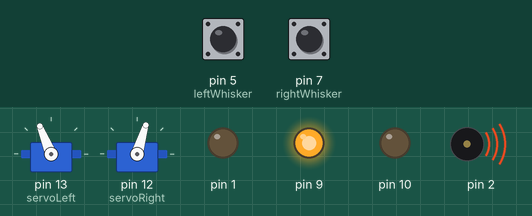
The sketch below on a simulated Arduino Uno, built with avr-gcc and run on an emulated ATmega328P. Parts: 2 × servo, output pins drawn as LEDs (lit = HIGH), buzzer (waves = sounding). Inputs (shaded band) come from the test bench; at power-on: pin 5 (leftWhisker) HIGH, pin 7 (rightWhisker) HIGH.

Above: at 1.2 s.
1.3 s: pin 5 (leftWhisker) pulled LOW for 0.25 s
At 3.9 s:
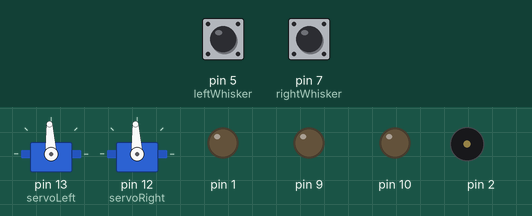
4.5 s: pin 7 (rightWhisker) pulled LOW for 1 s
At 6.6 s:
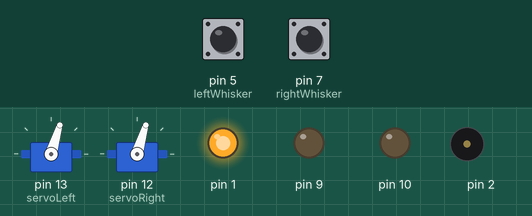
7.5 s: pin 7 (rightWhisker) pulled LOW for 3.2 s
At 9.5 s:
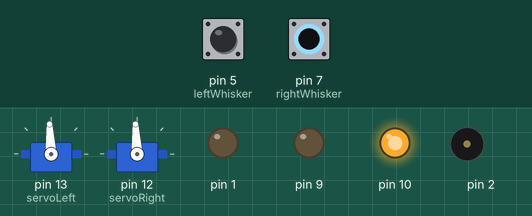
12.2 s: pin 5 (leftWhisker) pulled LOW for 1 s
At 14.1 s:
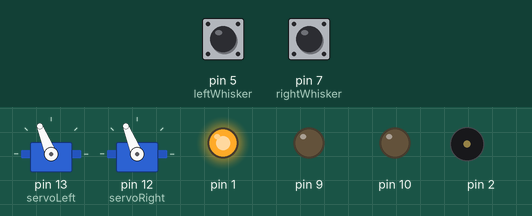
Timing chart, 0 to 16.8 s (numbered marks = the images above; inputs shaded):
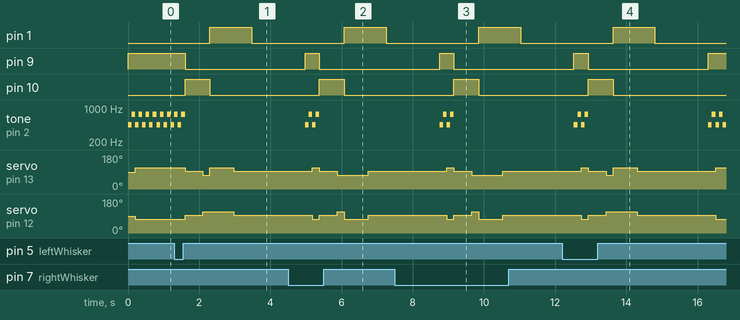

The sketch:

Riya-Escape-Bot.ino
```cpp
#include <Servo.h>
Servo servoRight;
Servo servoLeft;

int leftWhisker = 5;
int rightWhisker = 7;

void straight () {
  digitalWrite (9, HIGH);
  tone(2,450);
  delay (100);
  tone (2, 750);
  delay (100);
  servoLeft.writeMicroseconds (1700);
  servoRight.writeMicroseconds (1300);
}

void turnright () {
  noTone(2);
  digitalWrite (9, LOW);
  digitalWrite (10, HIGH);
  servoLeft.writeMicroseconds (1500);
  servoRight.writeMicroseconds (1500) ;
  delay (500) ;
  servoLeft.writeMicroseconds (1300);
  servoRight.writeMicroseconds (1700);
  delay (200) ;
  digitalWrite (10, LOW);
  digitalWrite (1, HIGH);
  servoLeft.writeMicroseconds (1300); // turn counterclockwise
  servoRight.writeMicroseconds (1300);
  delay(675);
  servoLeft.writeMicroseconds (1500);
  servoRight.writeMicroseconds (1500);
  delay(500);
  digitalWrite (1, LOW);
}

void turnleft () {
  noTone(2);
  digitalWrite (9, LOW);
  digitalWrite (10, HIGH);
  servoLeft.writeMicroseconds (1500);
  servoRight.writeMicroseconds (1500) ;
  delay (500) ;
  servoLeft.writeMicroseconds (1300);
  servoRight.writeMicroseconds (1700);
  delay (200) ;
  digitalWrite (10, LOW);
  digitalWrite (1, HIGH);
  servoLeft.writeMicroseconds (1700); // turn clockwise
  servoRight.writeMicroseconds (1700);
  delay(675);
  servoLeft.writeMicroseconds (1500);
  servoRight.writeMicroseconds (1500);
  delay(500);
  digitalWrite (1, LOW);
}


void setup() {
 servoLeft.attach(13);
 servoRight.attach(12);
 pinMode (leftWhisker, INPUT);
 pinMode (rightWhisker, INPUT);
 pinMode (1, OUTPUT);
 pinMode (10, OUTPUT);
 pinMode(9, OUTPUT);
}

void loop() {
  int leftWhiskerValue = digitalRead (leftWhisker);
  int rightWhiskerValue = digitalRead (rightWhisker);

  straight();
  if (leftWhiskerValue == 0 && rightWhiskerValue != 0) {
    turnleft();
    delay (1500);
    straight();
  }
  if (rightWhiskerValue == 0 && leftWhiskerValue != 0) {
    turnright();
    delay (1500);
    straight();
  }
  if (leftWhiskerValue == 0 && rightWhiskerValue == 0) {
    turnleft();
    delay (1500);
    straight();
  }

}
```

Measured:
- after the input at 1.3 s, pin 1: LOW → HIGH after 1.0 s, → LOW 1.2 s later; pin 9: HIGH → LOW after 0.30 s
- after the input at 4.5 s, pin 1: LOW → HIGH after 1.6 s, → LOW 1.2 s later; pin 10: LOW → HIGH after 0.88 s, → LOW 0.70 s later
- after the input at 7.5 s, pin 1: LOW → HIGH after 2.4 s, → LOW 1.2 s later; pin 10: LOW → HIGH after 1.7 s, → LOW 0.70 s later
- after the input at 12.2 s, pin 1: LOW → HIGH after 1.4 s, → LOW 1.2 s later; pin 10: LOW → HIGH after 0.73 s, → LOW 0.70 s later
- by itself, tone on pin 2: plays 450 Hz for 0.10 s, 750 Hz for 0.10 s, 450 Hz for 0.10 s, 750 Hz for 0.10 s
